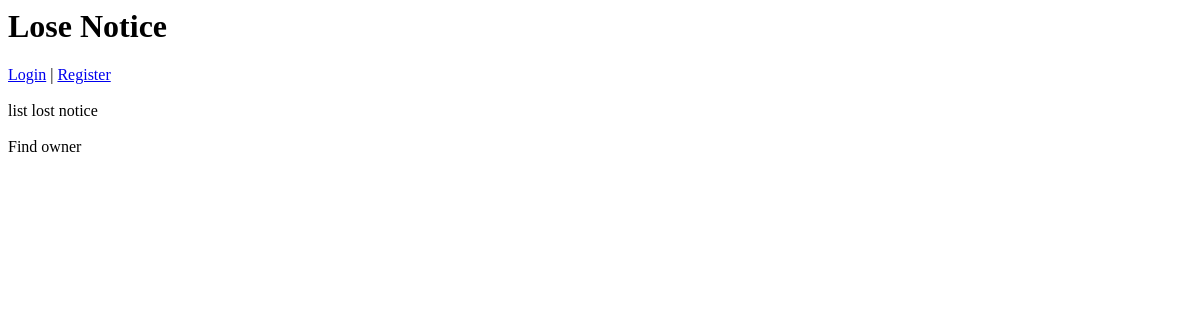
/, run on an earlier commit of the app's database.
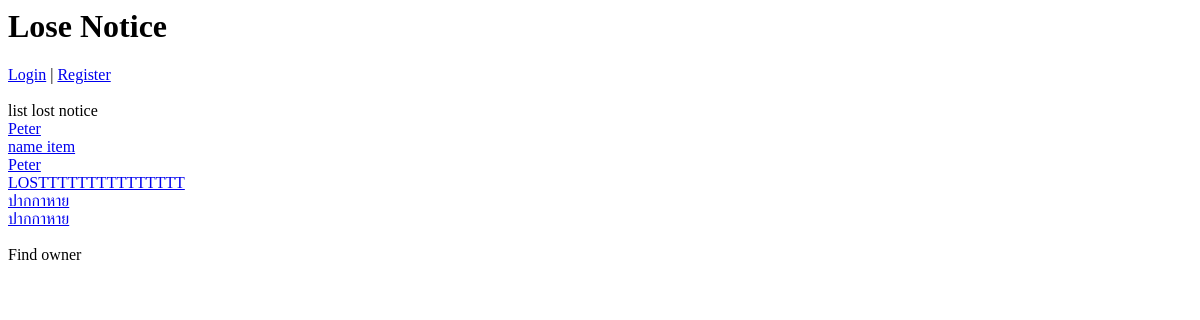
And on a later commit of the database.
### lostNoitceApp/models.py (models this page shows)
class LostNoticeList(models.Model):
    name_item = models.CharField(max_length=200)
    time_lost = models.CharField(max_length=200)
    location_lost = models.CharField(max_length=200)
    detail = models.CharField(max_length=1000)
    your_name = models.CharField(max_length=200)
    your_email = models.CharField(max_length=200)
    found_it = models.BooleanField(default=False)
    time_submit = models.DateTimeField('date published')

### lostNoitceApp/views.py (the view)
# urls.py: url(r'^$', views.home_page, name='home'),
def home_page(request):
	all_lost_noitce_list = LostNoticeList.objects.order_by('time_submit')[:]
	all_found_owner = FindOwnerList.objects.order_by('time_found')[:]
	context = {	'all_lost_noitce_list' 	: all_lost_noitce_list,
				'all_found_owner'		: all_found_owner }
	return render(request, 'homepage.html', context)

### lostNoitceApp/templates/homepage.html (shortened to what this page needs)
<html>
<head>
</head>
<body>
<h1>Lose Notice</h1>
<div>
<a href="{% url 'login_page' %}" id="login_page">Login</a>
 | <a href="{% url 'register_page' %}" id="register_page">Register</a>
</div>
<br>
list lost notice
{% if all_lost_noitce_list %}
	{% for LostNoticeList in all_lost_noitce_list %}
		<tr><td><a href="{% url 'detail_lost_item' LostNoticeList.id %}">{{ LostNoticeList.name_item }}</a></td></tr> <br>
	{% endfor %}
{% endif %}
<br>
Find owner<br>
</body>
</html>

What changed in the data, as far as the page shows it:
added LostNoticeList: name_item "Peter"
added LostNoticeList: name_item "name item"
added LostNoticeList: name_item "Peter"
added LostNoticeList: name_item "LOSTTTTTTTTTTTTTTT"
added LostNoticeList: name_item "ปากกาหาย"
added LostNoticeList: name_item "ปากกาหาย"
